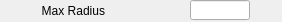
   <widget class="caFrame" name="caFrame_3">
    <property name="geometry">
     <rect>
      <x>400</x>
      <y>170</y>
      <width>282</width>
      <height>22</height>
     </rect>
    </property>
    <widget class="caLabel" name="caLabel_4">
     <property name="geometry">
      <rect>
       <x>-45</x>
       <y>0</y>
       <width>150</width>
       <height>21</height>
      </rect>
     </property>
     <property name="frameShape">
      <enum>QFrame::NoFrame</enum>
     </property>
     <property name="text">
      <string>Max Radius</string>
     </property>
     <property name="alignment">
      <set>Qt::AlignAbsolute|Qt::AlignRight|Qt::AlignTrailing|Qt::AlignVCenter</set>
     </property>
     <property name="fontScaleMode">
      <enum>ESimpleLabel::WidthAndHeight</enum>
     </property>
     <property name="foreground">
      <color>
       <red>0</red>
       <green>0</green>
       <blue>0</blue>
      </color>
     </property>
     <property name="background">
      <color alpha="0">
       <red>0</red>
       <green>0</green>
       <blue>0</blue>
      </color>
     </property>
    </widget>
    <widget class="caTextEntry" name="caTextEntry_2">
     <property name="geometry">
      <rect>
       <x>190</x>
       <y>0</y>
       <width>60</width>
       <height>20</height>
      </rect>
     </property>
     <property name="channel" stdset="0">
      <string notr="true">$(P)$(R)MaxRadius</string>
     </property>
     <property name="foreground">
      <color>
       <red>0</red>
       <green>0</green>
       <blue>0</blue>
      </color>
     </property>
     <property name="background">
      <color>
       <red>115</red>
       <green>223</green>
       <blue>255</blue>
      </color>
     </property>
     <property name="colorMode">
      <enum>caLineEdit::Static</enum>
     </property>
     <property name="precisionMode">
      <enum>caLineEdit::Channel</enum>
     </property>
     <property name="limitsMode">
      <enum>caLineEdit::Channel</enum>
     </property>
     <property name="maxValue">
      <double>1.000000000000000</double>
     </property>
     <property name="minValue">
      <double>0.000000000000000</double>
     </property>
     <property name="fontScaleMode" stdset="0">
      <enum>caLineEdit::WidthAndHeight</enum>
     </property>
     <property name="formatType">
      <enum>caLineEdit::decimal</enum>
     </property>
    </widget>
    <widget class="caLineEdit" name="caLineEdit_2">
     <property name="geometry">
      <rect>
       <x>300</x>
       <y>1</y>
       <width>60</width>
       <height>18</height>
      </rect>
     </property>
     <property name="alignment">
      <set>Qt::AlignAbsolute|Qt::AlignLeading|Qt::AlignLeft|Qt::AlignVCenter</set>
     </property>
     <property name="channel" stdset="0">
      <string notr="true">$(P)$(R)KernelHeight_RBV</string>
     </property>
     <property name="foreground">
      <color>
       <red>10</red>
       <green>0</green>
       <blue>184</blue>
      </color>
     </property>
     <property name="background">
      <color>
       <red>187</red>
       <green>187</green>
       <blue>187</blue>
      </color>
     </property>
     <property name="colorMode">
      <enum>caLineEdit::Static</enum>
     </property>
     <property name="precisionMode">
      <enum>caLineEdit::Channel</enum>
     </property>
     <property name="limitsMode">
      <enum>caLineEdit::Channel</enum>
     </property>
     <property name="maxValue">
      <double>1.000000000000000</double>
     </property>
     <property name="minValue">
      <double>0.000000000000000</double>
     </property>
     <property name="fontScaleMode" stdset="0">
      <enum>caLineEdit::WidthAndHeight</enum>
     </property>
     <property name="formatType">
      <enum>caLineEdit::decimal</enum>
     </property>
    </widget>
   </widget>
